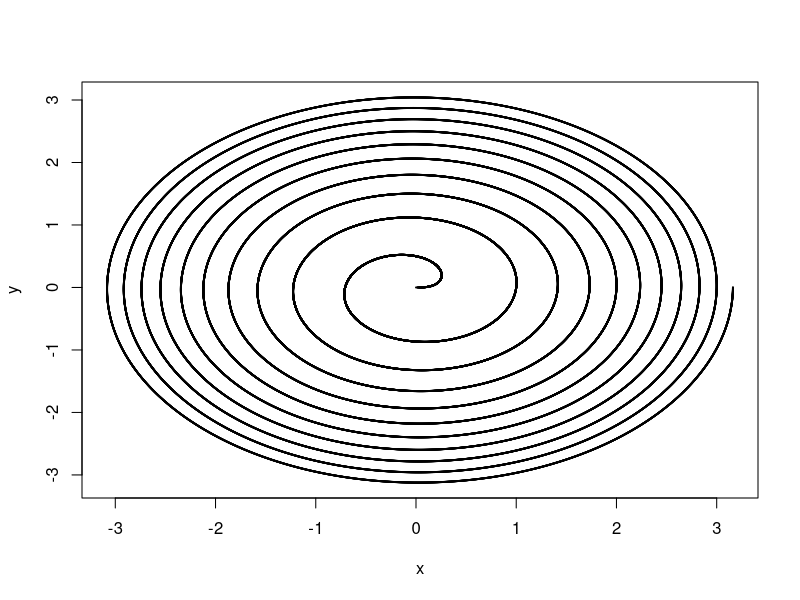

The R source for this figure:
## ---- chunk 1
knitr::opts_chunk$set(echo = TRUE)
## ---- chunk 2
#for n = 0
#h(x,0) = 1

#for n=1
#h(x, 1)= 1 + x

#for n = 2
#h(x, 2)= 1 + x + x^2
n=6
h=1
x=1
for (i in 1:n){
  h <- h + x^i
  #print(h)
}

print(h)
## ---- chunk 3
library(dplyr)
#sample <- c(1,2,3,4,5,6,7)

sum_3rd <- function(x) {
  x[seq(0, length(x), by = 3)] %>%
  sum()
}

#sum_3rd(sample)

## ---- chunk 4
#test <- c(10:1, 50)
Minimum_function <- function(x){
  x.min <- x[1]
  for (i in 1:length(x)){
    if (x[i] < x.min) {
      x.min <- x[i] 
    }
  }
  print(x.min)
}

#Minimum_function(test)

## ---- chunk 5
#set.seed(1) for testing

craps_testing <- function() {
  roll_1 <- sum(ceiling(6*runif(2)))
  if (roll_1 == 7 | roll_1 == 11) {print( paste("rolled a", roll_1, "you win"))}
  else {
  print(roll_1)
  dice_roll <- sum(ceiling(6*runif(2)))
  while (dice_roll != roll_1 & dice_roll != 7 & dice_roll != 11)
 {
    print(dice_roll)
dice_roll <- sum(ceiling(6*runif(2)))
  }
  if (dice_roll == roll_1) print(paste("Your roll matched your first roll, YOU WIN!!!", dice_roll))
  else print(paste("You lose, life is hard...", dice_roll))
}}

craps_testing()
## ---- chunk 6
craps <- function() {
  roll_1 <- sum(ceiling(6*runif(2)))
  if (roll_1 == 7 | roll_1 == 11) {print( paste("rolled a", roll_1, "you win"))}
  else {
  dice_roll <- sum(ceiling(6*runif(2)))
  while (dice_roll != roll_1 & dice_roll != 7 & dice_roll != 11)
 {
dice_roll <- sum(ceiling(6*runif(2)))
  }
  if (dice_roll == roll_1) print("Your roll matched your first roll, YOU WIN!!!")
  else print("You lose, life is hard...")
}}

craps()
## ---- chunk 7
t <- seq(0, 10, by = 0.0001)
x <- sqrt(t) *cos(2*pi*t)
y <- sqrt(t) *sin(2*pi*t)
plot(x, y, cex=.1)
